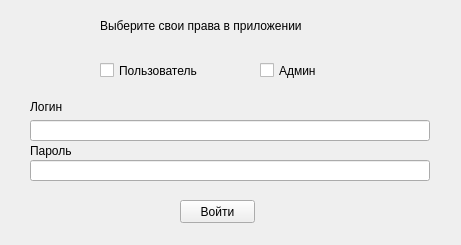
<?xml version="1.0" encoding="UTF-8"?>
<ui version="4.0">
 <class>LoginForm</class>
 <widget class="QWidget" name="LoginForm">
  <property name="geometry">
   <rect>
    <x>0</x>
    <y>0</y>
    <width>461</width>
    <height>245</height>
   </rect>
  </property>
  <property name="windowTitle">
   <string>Идентификация</string>
  </property>
  <widget class="QCheckBox" name="userCheckBox">
   <property name="geometry">
    <rect>
     <x>100</x>
     <y>60</y>
     <width>141</width>
     <height>21</height>
    </rect>
   </property>
   <property name="text">
    <string>Пользователь</string>
   </property>
  </widget>
  <widget class="QCheckBox" name="adminCheckBox">
   <property name="geometry">
    <rect>
     <x>260</x>
     <y>60</y>
     <width>151</width>
     <height>21</height>
    </rect>
   </property>
   <property name="text">
    <string>Админ</string>
   </property>
  </widget>
  <widget class="QLineEdit" name="usernameLabel">
   <property name="geometry">
    <rect>
     <x>30</x>
     <y>120</y>
     <width>400</width>
     <height>21</height>
    </rect>
   </property>
  </widget>
  <widget class="QLineEdit" name="passwordLabel">
   <property name="geometry">
    <rect>
     <x>30</x>
     <y>160</y>
     <width>400</width>
     <height>21</height>
    </rect>
   </property>
  </widget>
  <widget class="QPushButton" name="loginButton">
   <property name="geometry">
    <rect>
     <x>180</x>
     <y>200</y>
     <width>75</width>
     <height>23</height>
    </rect>
   </property>
   <property name="text">
    <string>Войти</string>
   </property>
  </widget>
  <widget class="QLabel" name="login">
   <property name="geometry">
    <rect>
     <x>30</x>
     <y>100</y>
     <width>47</width>
     <height>13</height>
    </rect>
   </property>
   <property name="text">
    <string>Логин</string>
   </property>
  </widget>
  <widget class="QLabel" name="pass">
   <property name="geometry">
    <rect>
     <x>30</x>
     <y>140</y>
     <width>47</width>
     <height>21</height>
    </rect>
   </property>
   <property name="text">
    <string>Пароль</string>
   </property>
  </widget>
  <widget class="QLabel" name="label">
   <property name="geometry">
    <rect>
     <x>100</x>
     <y>10</y>
     <width>331</width>
     <height>31</height>
    </rect>
   </property>
   <property name="text">
    <string>Выберите свои права в приложении</string>
   </property>
  </widget>
 </widget>
 <resources/>
 <connections/>
</ui>
